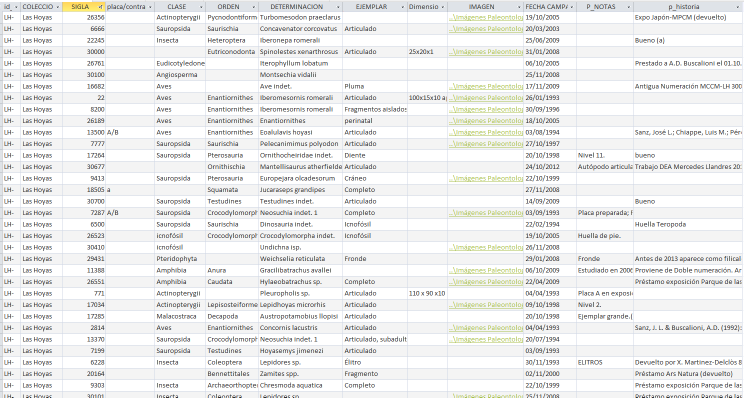
#> input picture documentation/image.png, 1488 x 795 px (shown at 1/2 size); its folder holds only this picture in this run
$ python -i image_utils.py   (imports and definitions only)
#> lines starting #> are read from the running program, lines starting #| are printed output that depends on the picture
"""
Image utilities for loading, thumbnail generation, and format handling.
"""

import os
from pathlib import Path
from typing import Optional, Tuple, List, Set
from PIL import Image, ImageDraw, ImageFont
import io

# Supported image formats
SUPPORTED_FORMATS: Set[str] = {
    '.jpg', '.jpeg', '.png', '.gif', '.bmp', '.webp',  # Common formats
    '.tif', '.tiff',  # TIFF
    '.psd',  # Photoshop
    '.orf',  # Olympus RAW
    '.nef',  # Nikon RAW
    '.arw',  # Sony RAW
    '.ai',   # Adobe Illustrator
    '.eps',  # Encapsulated PostScript
}

# Formats that PIL can directly open
NATIVE_FORMATS: Set[str] = {'.jpg', '.jpeg', '.png', '.gif', '.bmp', '.webp', '.tif', '.tiff'}

# RAW formats that need special handling
RAW_FORMATS: Set[str] = {'.orf', '.nef', '.arw'}

# Adobe/Vector formats - may have limited support
ADOBE_FORMATS: Set[str] = {'.psd', '.ai', '.eps'}


# [44 lines left out: functions is_supported_image, get_all_images_recursive, create_placeholder_thumbnail, not called in this run]


def load_image_as_thumbnail(filepath: str, size: Tuple[int, int] = (150, 150)) -> Optional[Image.Image]:
    """
    Load an image and create a thumbnail.
    Handles various formats with fallbacks for unsupported ones.
    Returns a PIL Image or None if loading fails completely.
    """
#> called with filepath = '../../documentation/image.png', size = (150, 150)
    ext = Path(filepath).suffix.lower()

    try:
        # Try native PIL loading first
        if ext in NATIVE_FORMATS:
            img = Image.open(filepath)
#> img is the input picture: PIL image 1488x795 RGBA; mean R, G, B, A 236.7, 237.3, 237.1, 255
            img.thumbnail(size, Image.Resampling.LANCZOS)
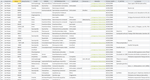
#> img: PIL image 150x80 RGBA; mean R, G, B, A 236.5, 237.1, 236.8, 255
            # Convert to RGB if necessary (for consistency)
            if img.mode in ('RGBA', 'LA', 'P'):
                background = Image.new('RGB', img.size, (255, 255, 255))
#> background: PIL image 150x80 RGB; every value is 255
                if img.mode == 'P':
                    img = img.convert('RGBA')
                background.paste(img, mask=img.split()[-1] if img.mode == 'RGBA' else None)
                img = background
            elif img.mode != 'RGB':
                img = img.convert('RGB')
            return img

        # Try PSD files - PIL has limited PSD support
        elif ext == '.psd':
            try:
                img = Image.open(filepath)
                img = img.convert('RGB')
                img.thumbnail(size, Image.Resampling.LANCZOS)
                return img
            except Exception:
                return create_placeholder_thumbnail(size, "PSD", "#4a2c6a")

        # RAW formats - try to open, fall back to placeholder
        elif ext in RAW_FORMATS:
            try:
                # Try rawpy if available
                import rawpy
                with rawpy.imread(filepath) as raw:
                    rgb = raw.postprocess(use_camera_wb=True, half_size=True)
                img = Image.fromarray(rgb)
                img.thumbnail(size, Image.Resampling.LANCZOS)
                return img
            except ImportError:
                # rawpy not installed, try PIL
                try:
                    img = Image.open(filepath)
                    img.thumbnail(size, Image.Resampling.LANCZOS)
                    if img.mode != 'RGB':
                        img = img.convert('RGB')
                    return img
                except Exception:
                    format_name = ext[1:].upper()
                    return create_placeholder_thumbnail(size, format_name, "#2c4a2c")
            except Exception:
                format_name = ext[1:].upper()
                return create_placeholder_thumbnail(size, format_name, "#2c4a2c")

        # AI/EPS files - limited support
        elif ext in {'.ai', '.eps'}:
            try:
                img = Image.open(filepath)
                img.thumbnail(size, Image.Resampling.LANCZOS)
                if img.mode != 'RGB':
                    img = img.convert('RGB')
                return img
            except Exception:
                format_name = ext[1:].upper()
                return create_placeholder_thumbnail(size, format_name, "#4a4a2c")

        # Unknown but in supported list - try generic open
        else:
            try:
                img = Image.open(filepath)
                img.thumbnail(size, Image.Resampling.LANCZOS)
                if img.mode != 'RGB':
                    img = img.convert('RGB')
                return img
            except Exception:
                format_name = ext[1:].upper() if ext else "?"
                return create_placeholder_thumbnail(size, format_name, "#4a2c2c")

    except Exception as e:
        # Last resort - create error placeholder
        return create_placeholder_thumbnail(size, "ERR", "#6a2c2c")


# [48 lines left out: functions get_first_level_subdirs, format_file_size, get_image_info, not called in this run]

>>> result = load_image_as_thumbnail('../../documentation/image.png')

$ run again, on documentation/organizacion_datos.jpg
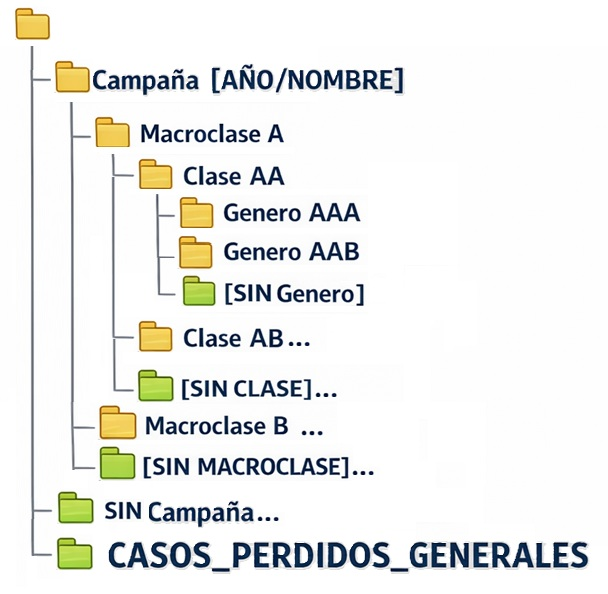
#> input picture documentation/organizacion_datos.jpg, 608 x 594 px
#> in load_image_as_thumbnail, img is the input picture: PIL image 608x594 RGB; mean R, G, B 237.5, 238.4, 236
#> in load_image_as_thumbnail, `img.thumbnail(size, Image.Resampling.LANCZOS)`:
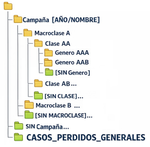
#> img: PIL image 150x147 RGB; mean R, G, B 236.9, 237.7, 235.4
